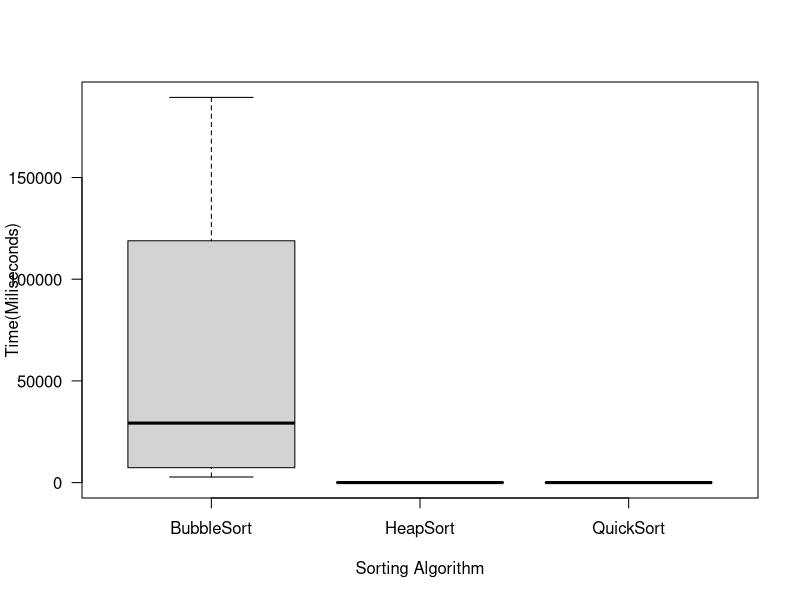
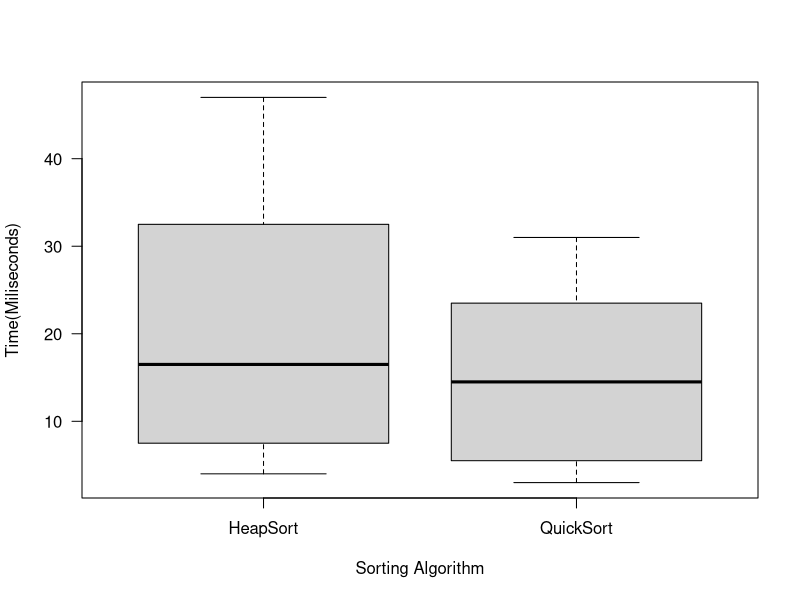
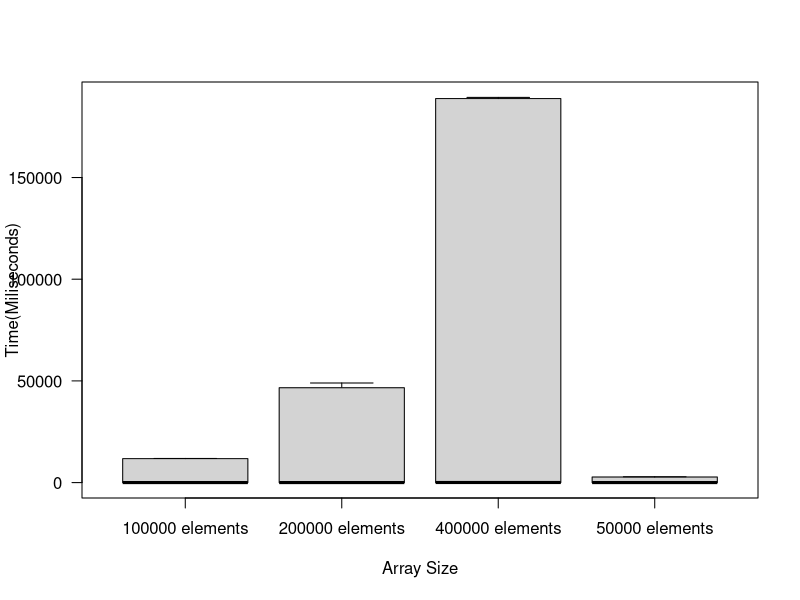
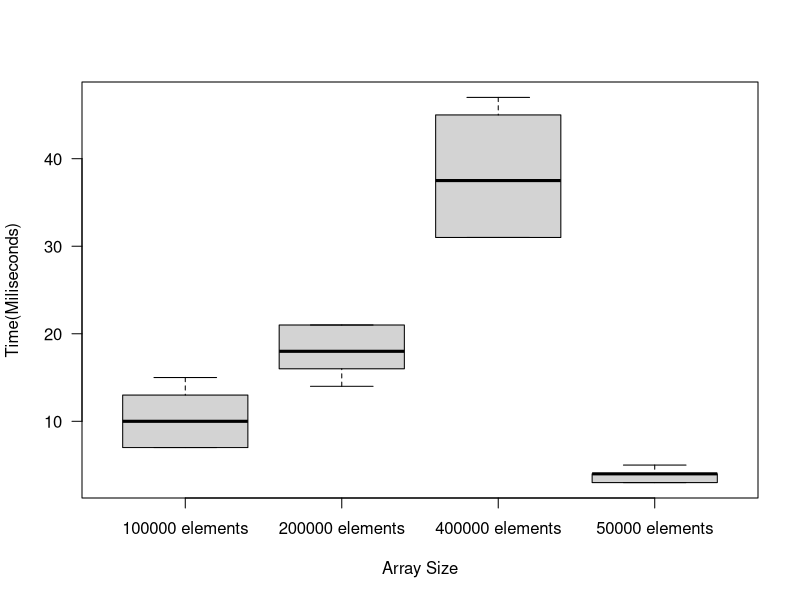
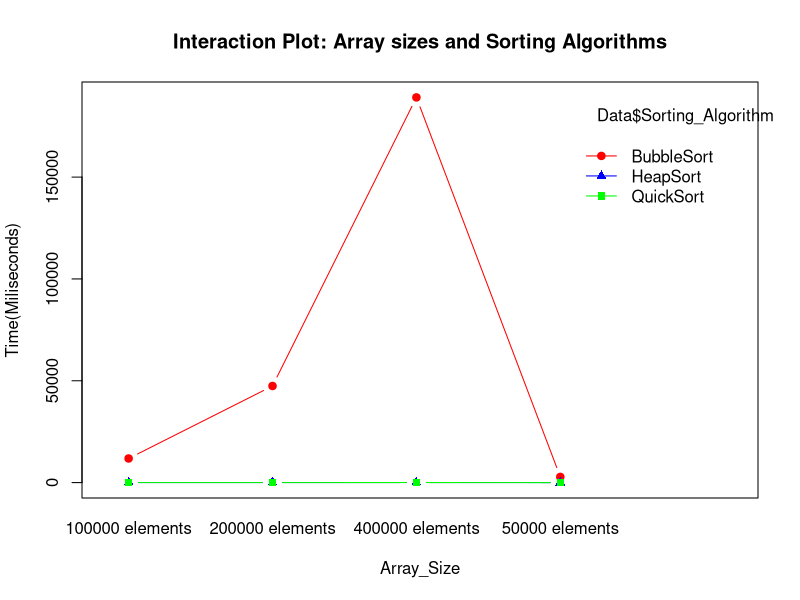
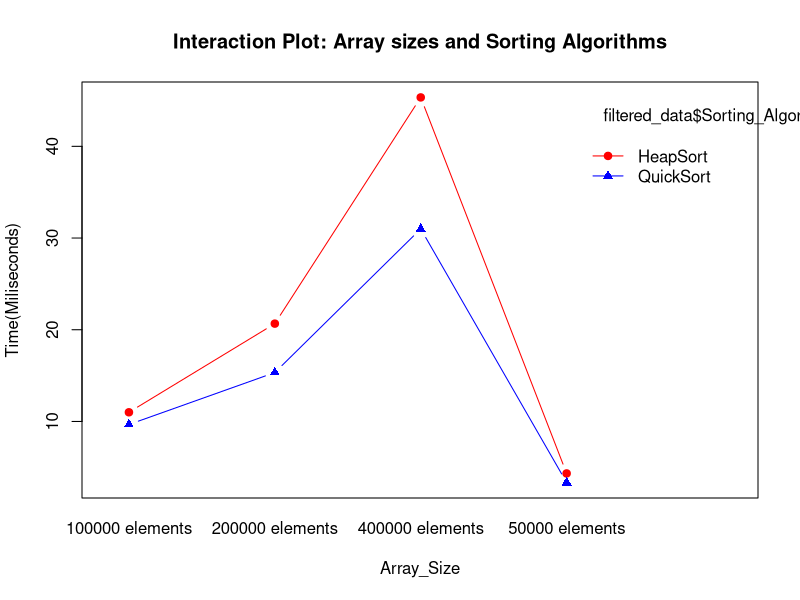
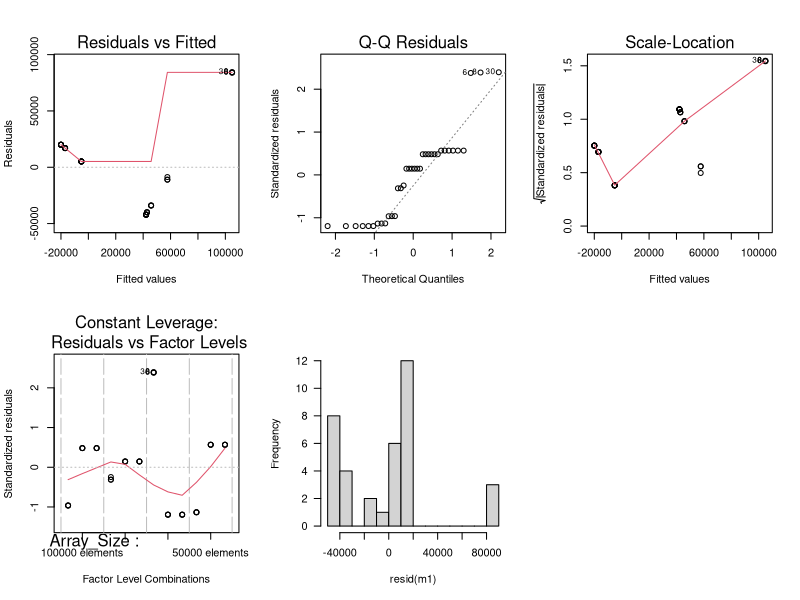

Source code (R) for these figures, in order:
# MANELISI LUTHULI AND ZENANDE MANGCIPU

# STA2005S ED ASSIGNMENT

# Install the 'readxl' package if it's not already installed
if (!requireNamespace("readxl", quietly = TRUE)) {
  install.packages("readxl")
}

# Load the 'readxl' package
library(readxl)

# Read in data from Experimental Design
Data <- read_excel("ExperimentalDesign.xlsx")


# Random Block Design Model, ANOVA
m1 <- aov(`Time(Miliseconds)` ~ Array_Size + Sorting_Algorithm, data = Data)
summary(m1)


# Estimates

model.tables(m1, "means")

model.tables(m1, se = T)


# Compare means using Bonferroni

pairwise_result <- pairwise.t.test(Data$`Time(Miliseconds)`, Data$Sorting_Algorithm, p.adjust.method = "bonferroni") # Default significance level of 5%

# View pairwise comparison results
print(pairwise_result)


# Boxplot of all the algorithms

boxplot(`Time(Miliseconds)` ~ Sorting_Algorithm, data = Data, las = 1,
        ylab = "Time(Miliseconds)", xlab = "Sorting Algorithm")


# Remove BubbleSort from the data
filtered_data <- subset(Data, Sorting_Algorithm != "BubbleSort")


# Create the boxplot with the remaining sorting algorithms without BubbleSort
boxplot(`Time(Miliseconds)` ~ Sorting_Algorithm, data = filtered_data, las = 1,
        ylab = "Time(Miliseconds)", xlab = "Sorting Algorithm")


# Create boxplot of the blocks
boxplot(`Time(Miliseconds)` ~ Array_Size, data = Data, las = 1,
        ylab = "Time(Miliseconds)", xlab = "Array Size")

# Create boxplot of the blocks without BubbleSort
boxplot(`Time(Miliseconds)` ~ Array_Size, data = filtered_data, las = 1,
        ylab = "Time(Miliseconds)", xlab = "Array Size")


# Interaction plot containing all blocks
interaction.plot(Data$Array_Size, Data$Sorting_Algorithm, Data$"Time(Miliseconds)",
                 col = c("red", "blue", "green"),   # Colors for each treatment level
                 lty = 1,                           # Line type
                 type = "b",                        # Line and points
                 pch = c(19, 17, 15),               # Point shapes for each treatment
                 xlab = "Array_Size", ylab = "Time(Miliseconds)", 
                 main = "Interaction Plot: Array sizes and Sorting Algorithms")


# Interaction plot containing all blocks, not containing bubble sort
interaction.plot(filtered_data$Array_Size, filtered_data$Sorting_Algorithm, filtered_data$"Time(Miliseconds)",
                 col = c("red", "blue", "green"),   # Colors for each treatment level
                 lty = 1,                           # Line type
                 type = "b",                        # Line and points
                 pch = c(19, 17, 15),               # Point shapes for each treatment
                 xlab = "Array_Size", ylab = "Time(Miliseconds)", 
                 main = "Interaction Plot: Array sizes and Sorting Algorithms")



# Model Diagnostics

par(mfrow = c(2, 3))

plot(m1)


hist(resid(m1), main = "", las = 1, breaks = 10)
shapiro.test(resid(m1))







